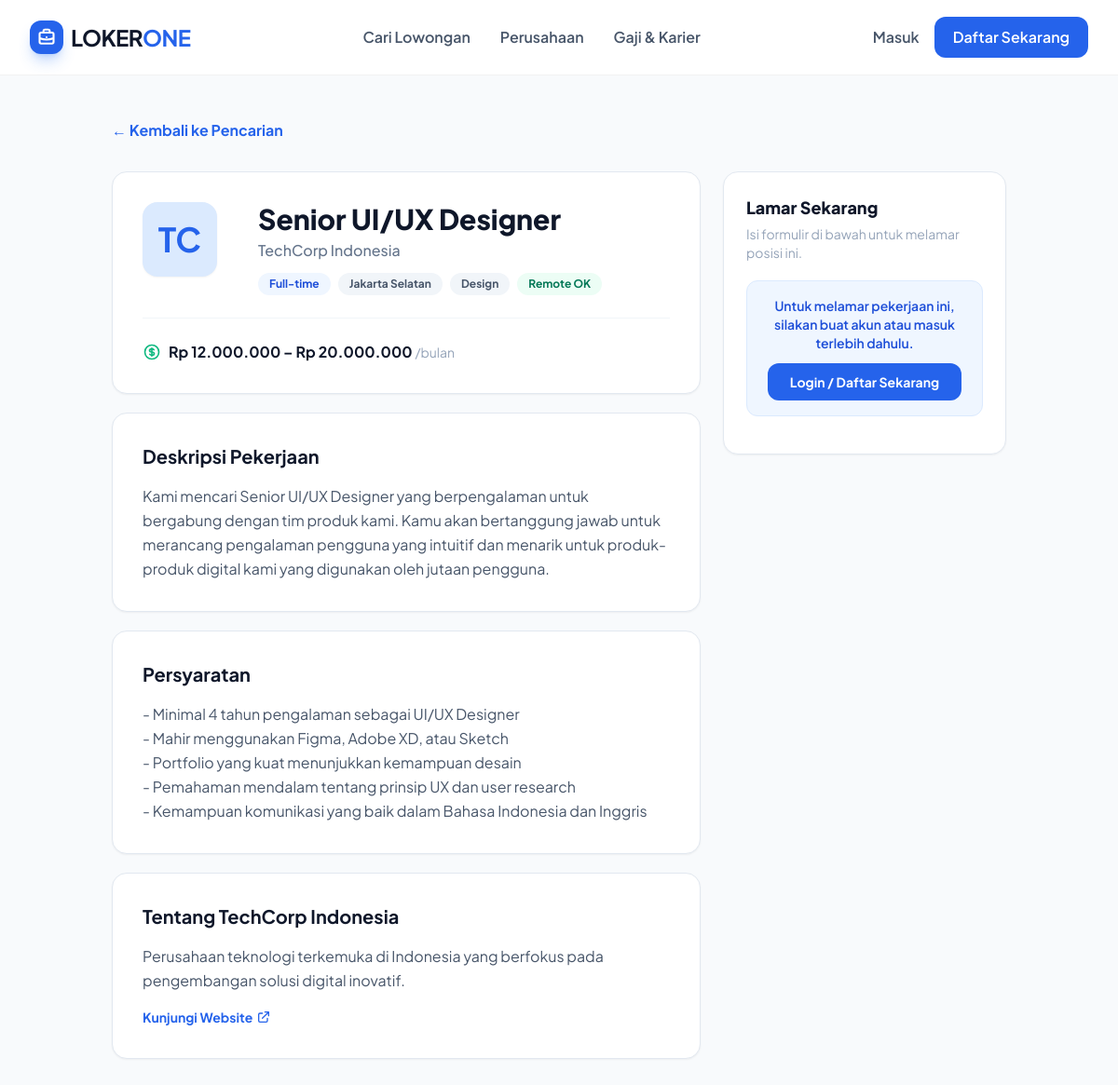
Page /job-detail.php?id=1 on the committed database.
### tables this page shows
CREATE TABLE `jobs` (
  `id` int NOT NULL,
  `company_id` int NOT NULL,
  `title` varchar(150) NOT NULL,
  `description` text NOT NULL,
  `requirements` text NOT NULL,
  `category` enum('IT & Software','Data & Analytics','Human Resources','Sales & Marketing','Finance','Design','Engineering','Education','Healthcare','Other') NOT NULL DEFAULT 'Other',
  `TYPE` enum('Full-time','Part-time','Contract','Freelance','Internship') NOT NULL DEFAULT 'Full-time',
  `location_key` varchar(50) NOT NULL,
  `location_label` varchar(100) NOT NULL,
  `is_remote` tinyint(1) DEFAULT '0',
  `salary_min` int DEFAULT NULL,
  `salary_max` int DEFAULT NULL,
  `salary_visible` tinyint(1) DEFAULT '1',
  `STATUS` enum('active','closed') DEFAULT 'active',
  `created_at` timestamp NULL DEFAULT CURRENT_TIMESTAMP,
  `updated_at` timestamp NULL DEFAULT CURRENT_TIMESTAMP ON UPDATE CURRENT_TIMESTAMP
);

CREATE TABLE `companies` (
  `id` int NOT NULL,
  `NAME` varchar(100) NOT NULL,
  `logo_initial` char(2) NOT NULL,
  `color` varchar(20) DEFAULT 'blue',
  `description` text,
  `website` varchar(200) DEFAULT NULL,
  `location` varchar(100) DEFAULT NULL,
  `created_at` timestamp NULL DEFAULT CURRENT_TIMESTAMP,
  `user_id` int DEFAULT NULL,
  `logo_path` varchar(255) DEFAULT NULL
);

### job-detail.php (the view, shortened to what this page needs)
<?php
require_once 'config/config.php';
$jobId = isset($_GET['id']) ? (int)$_GET['id'] : 0;
$stmt = $pdo->prepare("SELECT j.*, j.TYPE as type, c.name as company_name, c.logo_initial, c.logo_path, c.color, c.description as company_desc, c.location as company_location, c.website as company_website
                        FROM jobs j LEFT JOIN companies c ON j.company_id = c.id WHERE j.id = :id");
$stmt->execute([':id' => $jobId]);
$job = $stmt->fetch();
$alreadyApplied = false;
$applySuccess = false;
$colorClass = 'bg-blue-100 text-blue-600';
require_once 'includes/header.php';
?>
<div class="pt-32 pb-24 bg-slate-50 min-h-screen">
    <div class="max-w-5xl mx-auto px-4 sm:px-6 lg:px-8">
        <a href="index.php" class="inline-flex items-center text-brand-600 font-bold hover:text-brand-800 transition-colors mb-8">
            &larr; Kembali ke Pencarian
        </a>
        <div class="grid grid-cols-1 lg:grid-cols-3 gap-6">
            <div class="lg:col-span-2 space-y-5">
                <div class="bg-white rounded-2xl shadow-sm border border-slate-200 p-8">
                    <div class="flex flex-col sm:flex-row sm:items-start gap-5">
                        <div class="w-20 h-20 rounded-2xl <?= $colorClass ?> flex items-center justify-center font-bold text-4xl mr-6 shadow-sm flex-shrink-0 overflow-hidden relative">
                        <?php if (!empty($job['logo_path'])): ?>
                            <img src="<?= htmlspecialchars($job['logo_path']) ?>" alt="Logo" class="w-full h-full object-cover">
                        <?php else: ?>
                            <?= htmlspecialchars($job['logo_initial']) ?>
                        <?php endif; ?>
                    </div>
                        <div class="flex-1">
                            <h1 class="text-2xl md:text-3xl font-extrabold text-slate-900 mb-1"><?= htmlspecialchars($job['title']) ?></h1>
                            <p class="text-slate-500 font-medium mb-3"><?= htmlspecialchars($job['company_name']) ?></p>
                            <div class="flex flex-wrap gap-2">
                                <span class="px-3 py-1 bg-brand-50 text-brand-700 text-xs font-bold rounded-full"><?= htmlspecialchars($job['type'] ?? 'Full-time') ?></span>
                                <span class="px-3 py-1 bg-slate-100 text-slate-600 text-xs font-bold rounded-full"><?= htmlspecialchars($job['location_label']) ?></span>
                                <span class="px-3 py-1 bg-slate-100 text-slate-600 text-xs font-bold rounded-full"><?= htmlspecialchars($job['category']) ?></span>
                                <?php if ($job['is_remote']): ?>
                                    <span class="px-3 py-1 bg-emerald-50 text-emerald-700 text-xs font-bold rounded-full">Remote OK</span>
                                <?php endif; ?>
                            </div>
                        </div>
                    </div>
                    <?php if ($job['salary_visible'] && $job['salary_min']): ?>
                        <div class="mt-6 pt-6 border-t border-slate-100 flex items-center gap-2">
                            <span class="font-bold text-slate-900">Rp <?= number_format($job['salary_min'],0,',','.') ?> – Rp <?= number_format($job['salary_max'],0,',','.') ?> <span class="text-slate-400 font-normal text-sm">/bulan</span></span>
                        </div>
                    <?php endif; ?>
                </div>
                <div class="bg-white rounded-2xl shadow-sm border border-slate-200 p-8">
                    <h2 class="text-xl font-bold text-slate-900 mb-4">Deskripsi Pekerjaan</h2>
                    <div class="text-slate-600 leading-relaxed space-y-2">
                        <?= nl2br(htmlspecialchars($job['description'])) ?>
                    </div>
                </div>
                <div class="bg-white rounded-2xl shadow-sm border border-slate-200 p-8">
                    <h2 class="text-xl font-bold text-slate-900 mb-4">Persyaratan</h2>
                    <div class="text-slate-600 leading-relaxed space-y-2">
                        <?= nl2br(htmlspecialchars($job['requirements'])) ?>
                    </div>
                </div>
                <?php if ($job['company_desc']): ?>
                <div class="bg-white rounded-2xl shadow-sm border border-slate-200 p-8">
                    <h2 class="text-xl font-bold text-slate-900 mb-4">Tentang <?= htmlspecialchars($job['company_name']) ?></h2>
                    <p class="text-slate-600 leading-relaxed"><?= htmlspecialchars($job['company_desc']) ?></p>
                    <?php if ($job['company_website']): ?>
                        <a href="<?= htmlspecialchars($job['company_website']) ?>" target="_blank" class="inline-flex items-center text-brand-600 font-bold hover:underline mt-4 text-sm">
                            Kunjungi Website
                            <svg class="w-4 h-4 ml-1" fill="none" stroke="currentColor" viewBox="0 0 24 24"><path stroke-linecap="round" stroke-linejoin="round" stroke-width="2" d="M10 6H6a2 2 0 00-2 2v10a2 2 0 002 2h10a2 2 0 002-2v-4M14 4h6m0 0v6m0-6L10 14"></path></svg>
                        </a>
                    <?php endif; ?>
                </div>
                <?php endif; ?>
            </div>
            <div class="lg:col-span-1">
                <div class="bg-white rounded-2xl shadow-sm border border-slate-200 p-6 sticky top-28">
                    <?php if ($applySuccess): ?>
                        <div class="text-center py-4">
                            <div class="w-16 h-16 bg-emerald-100 rounded-full flex items-center justify-center mx-auto mb-4">
                                <svg class="w-8 h-8 text-emerald-600" fill="currentColor" viewBox="0 0 20 20"><path fill-rule="evenodd" d="M10 18a8 8 0 100-16 8 8 0 000 16zm3.707-9.293a1 1 0 00-1.414-1.414L9 10.586 7.707 9.293a1 1 0 00-1.414 1.414l2 2a1 1 0 001.414 0l4-4z" clip-rule="evenodd"></path></svg>
                            </div>
                            <h3 class="font-extrabold text-slate-900 text-lg mb-2">Lamaran Terkirim!</h3>
                            <p class="text-slate-500 text-sm mb-5">Tim perekrut akan menghubungi Anda segera.</p>
                            <a href="applications.php" class="inline-block text-brand-600 font-bold hover:underline text-sm">Lihat Lamaran Saya &rarr;</a>
                        </div>
                    <?php else: ?>
                        <h2 class="text-lg font-extrabold text-slate-900 mb-1">Lamar Sekarang</h2>
                        <p class="text-slate-400 text-sm mb-5">Isi formulir di bawah untuk melamar posisi ini.</p>
                        <?php if (!isset($_SESSION['user_id'])): ?>
                            <div class="bg-brand-50 border border-brand-100 rounded-xl p-4 text-center mb-4">
                                <p class="text-sm text-brand-700 font-semibold mb-3">Untuk melamar pekerjaan ini, silakan buat akun atau masuk terlebih dahulu.</p>
                                <a href="login.php" class="inline-block bg-brand-600 hover:bg-brand-700 text-white font-bold py-2.5 px-6 rounded-xl text-sm btn-animate">Login / Daftar Sekarang</a>
                            </div>
                        <?php elseif (($_SESSION['user_role'] ?? 'user') === 'company'): ?>
                            <div class="bg-amber-50 border border-amber-100 rounded-xl p-4 text-center mb-4">
                                <p class="text-sm text-amber-700 font-semibold">Anda login sebagai <b>Perusahaan</b>. Hanya akun pencari kerja yang dapat melamar pekerjaan.</p>
                            </div>
                        <?php endif; ?>
                    <?php endif; ?>
                </div>
            </div>
        </div>
    </div>
</div>
<?php require_once 'includes/footer.php'; ?>

### includes/header.php (style rules this page uses)
body { font-family: 'Plus Jakarta Sans', sans-serif; background-color: #f8fafc; }
.btn-animate { transition: all 0.2s cubic-bezier(0.4, 0, 0.2, 1); }

### rows in the picture
jobs: company.logo_initial "TC", title "Senior UI/UX Designer", company.NAME "TechCorp Indonesia", TYPE "Full-time", location_label "Jakarta Selatan", category "Design", salary_min "12.000.000", salary_max "20.000.000", description "Kami mencari Senior UI/UX Designer yang berpengalaman untuk bergabung dengan tim produk kami. Kamu akan bertanggung jawab untuk merancang pengalaman pengguna yang intuitif dan menarik untuk produk-produk digital kami yang digunakan oleh jutaan pengguna.", requirements "- Minimal 4 tahun pengalaman sebagai UI/UX Designer - Mahir menggunakan Figma, Adobe XD, atau Sketch - Portfolio yang kuat menunjukkan kemampuan desain - Pemahaman mendalam tentang prinsip UX dan user research - Kemampuan komunikasi yang baik dalam Bahasa Indonesia dan Inggris", company.description "Perusahaan teknologi terkemuka di Indonesia yang berfokus pada pengembangan solusi digital inovatif."
